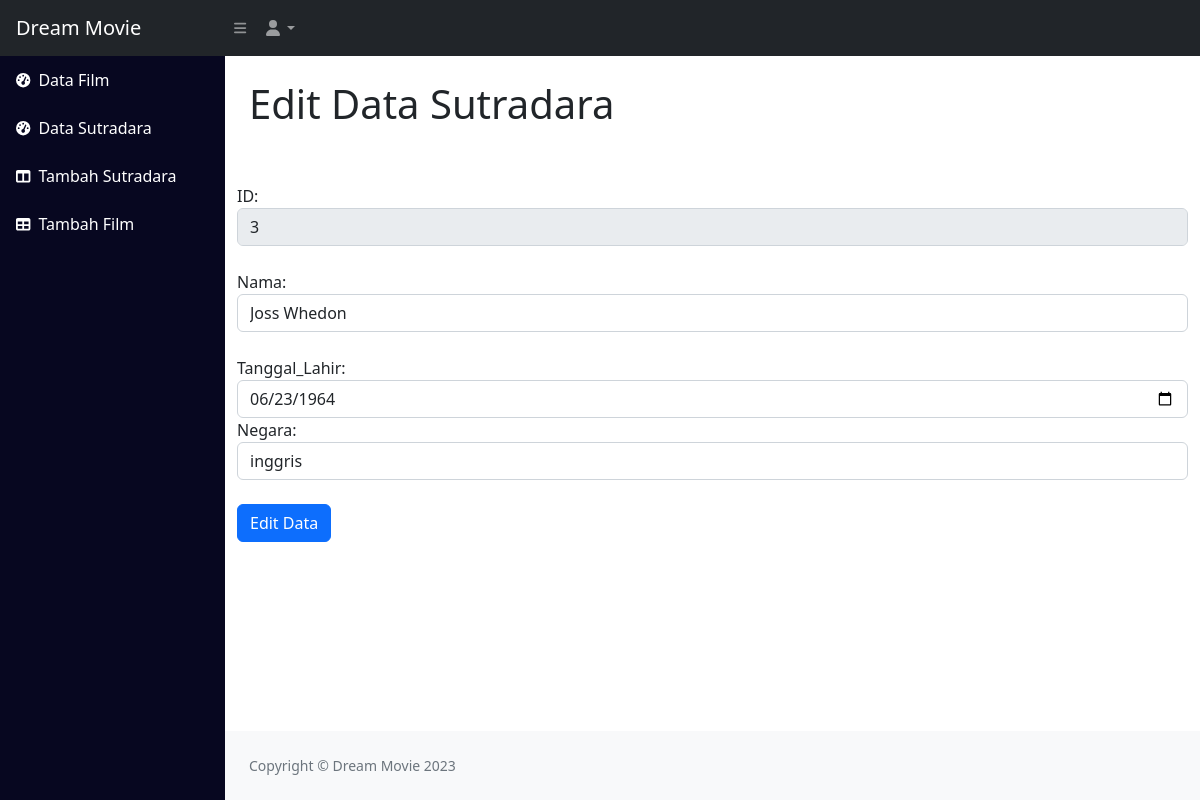
Page /admin/edit_sutradara.php?id_sutradara=3 on the earlier database version.
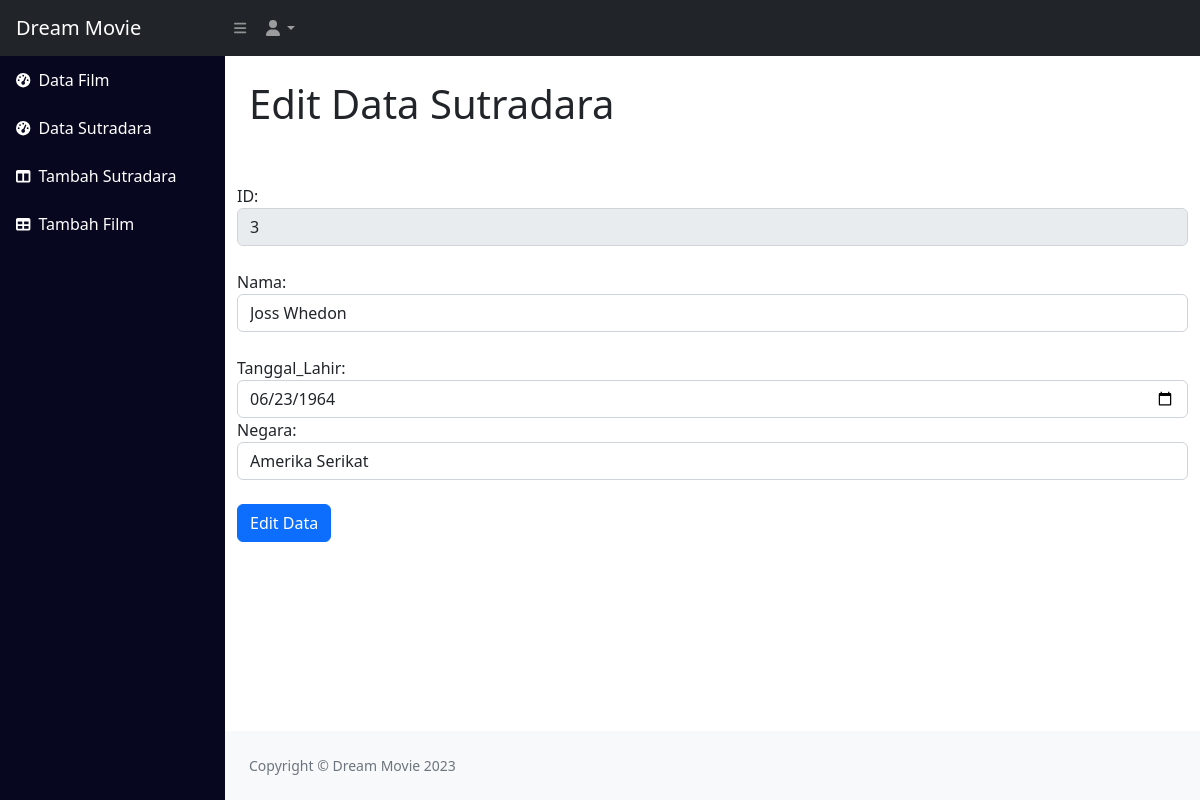
Same page on the later database version.
### tables this page shows
CREATE TABLE `sutradara` (
  `id_sutradara` int(11) NOT NULL,
  `nama_sutradara` varchar(255) NOT NULL,
  `tanggal_lahir` date DEFAULT NULL,
  `negara` varchar(255) DEFAULT NULL
);

### admin/edit_sutradara.php (the view, shortened to what this page needs)
<!DOCTYPE html>
<html lang="en">
    <head>
        <link href="css/styles.css" rel="stylesheet" />
    </head>
    <body class="sb-nav-fixed">
    <?php
include 'koneksi.php';
     $sutradara = mysqli_query($conn,"SELECT * FROM sutradara where id_sutradara='$_GET[id_sutradara]'");
    while($s = mysqli_fetch_array($sutradara)){
    $id_sutradara = $s["id_sutradara"];
    $nama_sutradara = $s["nama_sutradara"];
    $tanggal_lahir = $s["tanggal_lahir"];
    $negara = $s["negara"];
}
?>
        <nav class="sb-topnav navbar navbar-expand navbar-dark bg-dark">
            <a class="navbar-brand ps-3">Dream Movie</a>
            <button class="btn btn-link btn-sm order-1 order-lg-0 me-4 me-lg-0" id="sidebarToggle" href="#!"><i class="fas fa-bars"></i></button>
            <ul class="navbar-nav ms-auto ms-md-0 me-3 me-lg-4">
                <li class="nav-item dropdown">
                    <a class="nav-link dropdown-toggle" id="navbarDropdown" href="#" role="button" data-bs-toggle="dropdown" aria-expanded="false"><i class="fas fa-user fa-fw"></i></a>
                </li>
            </ul>
        </nav>
        <div id="layoutSidenav">
        <?php include "template/navbar.php" ?>
            <div id="layoutSidenav_content">
                <main>
                    <div class="container-fluid px-4">
                        <h1 class="mt-4">Edit Data Sutradara</h1><br><br>
                    </div>
                    <div class="card-body">
                            <div class="container">
        <form action="proses_edit_sutradara.php?id_sutradara=<?php echo $_GET['id_sutradara']?>" method="POST" onsubmit="return confirmUpdate();">
        <div class="form-group">
                <label for="id_sutradara">ID:</label>
                <input type="text" class="form-control" id="id_sutradara" name="id_sutradara" disabled value="<?php echo $id_sutradara ?>">
            </div><br>
            <div class="form-group">
                <label for="nama">Nama:</label>
                <input type="text" class="form-control" id="nama_sutradara" name="nama_sutradara" value="<?php echo $nama_sutradara ?>">
            </div><br>
            <div class="form-group">
                <label for="tanggal_lahir">Tanggal_Lahir:</label>
                <input type="date" class="form-control" id="tanggal_lahir" name="tanggal_lahir"
                                    value="<?php echo $tanggal_lahir; ?>">
            <div class="form-group">
                <label for="negara">Negara:</label>
                <input type="text" class="form-control" id="negara" name="negara" value="<?php echo $negara ?>">
            </div><br>
            <input type="submit" class="btn btn-primary" name="Submit" value="Edit Data">
                </main>
                <footer class="py-4 bg-light mt-auto">
                    <div class="container-fluid px-4">
                        <div class="d-flex align-items-center justify-content-between small">
                            <div class="text-muted">Copyright &copy; Dream Movie 2023</div>
                        </div>
                    </div>
                </footer>
            </div>
        </div>
    </body>
</html>

Differences in the rows shown:
changed sutradara "Joss Whedon": negara "inggris" → "Amerika Serikat"
